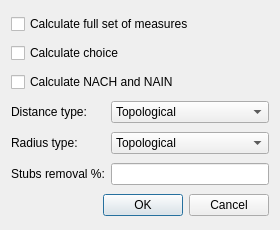
<?xml version="1.0" encoding="UTF-8"?>
<!--
SPDX-FileCopyrightText: 2015 Jorge Gil <jorge.gil@ucl.ac.uk>
SPDX-FileCopyrightText: 2015 UCL
SPDX-FileCopyrightText: 2020 Petros Koutsolampros <p.koutsolampros@spacesyntax.com>
SPDX-FileCopyrightText: 2020 Space Syntax Ltd.

SPDX-License-Identifier: GPL-2.0-or-later
-->
<ui version="4.0">
 <class>DepthmapAdvancedDialog</class>
 <widget class="QDialog" name="DepthmapAdvancedDialog">
  <property name="windowModality">
   <enum>Qt::ApplicationModal</enum>
  </property>
  <property name="geometry">
   <rect>
    <x>0</x>
    <y>0</y>
    <width>280</width>
    <height>230</height>
   </rect>
  </property>
  <property name="minimumSize">
   <size>
    <width>280</width>
    <height>230</height>
   </size>
  </property>
  <property name="windowTitle">
   <string>Advanced Settings</string>
  </property>
  <layout class="QGridLayout" name="gridLayout" columnstretch="0,1" columnminimumwidth="0,1">
   <item row="1" column="0" colspan="2">
    <widget class="QCheckBox" name="axialCalculateChoiceCheck">
     <property name="text">
      <string>Calculate choice</string>
     </property>
    </widget>
   </item>
   <item row="3" column="1">
    <widget class="QComboBox" name="axialDistanceCombo">
     <item>
      <property name="text">
       <string>Topological</string>
      </property>
     </item>
     <item>
      <property name="text">
       <string>Angular</string>
      </property>
     </item>
     <item>
      <property name="text">
       <string>Metric</string>
      </property>
     </item>
    </widget>
   </item>
   <item row="0" column="0" colspan="2">
    <widget class="QCheckBox" name="axialCalculateFullCheck">
     <property name="text">
      <string>Calculate full set of measures</string>
     </property>
    </widget>
   </item>
   <item row="6" column="0" colspan="2">
    <widget class="QDialogButtonBox" name="closeButtonBox">
     <property name="orientation">
      <enum>Qt::Horizontal</enum>
     </property>
     <property name="standardButtons">
      <set>QDialogButtonBox::Cancel|QDialogButtonBox::Ok</set>
     </property>
    </widget>
   </item>
   <item row="2" column="0" colspan="2">
    <widget class="QCheckBox" name="axialCalculateNormCheck">
     <property name="text">
      <string>Calculate NACH and NAIN</string>
     </property>
    </widget>
   </item>
   <item row="3" column="0">
    <widget class="QLabel" name="axialDistanceLabel">
     <property name="text">
      <string>Distance type:</string>
     </property>
    </widget>
   </item>
   <item row="4" column="1">
    <widget class="QComboBox" name="axialRadiusCombo">
     <item>
      <property name="text">
       <string>Topological</string>
      </property>
     </item>
     <item>
      <property name="text">
       <string>Angular</string>
      </property>
     </item>
     <item>
      <property name="text">
       <string>Metric</string>
      </property>
     </item>
    </widget>
   </item>
   <item row="4" column="0">
    <widget class="QLabel" name="axialRadiusLabel">
     <property name="text">
      <string>Radius type:</string>
     </property>
    </widget>
   </item>
   <item row="5" column="0">
    <widget class="QLabel" name="axialStubsLabel">
     <property name="text">
      <string>Stubs removal %:</string>
     </property>
    </widget>
   </item>
   <item row="5" column="1">
    <widget class="QLineEdit" name="axialStubsEdit">
     <property name="placeholderText">
      <string/>
     </property>
    </widget>
   </item>
  </layout>
 </widget>
 <connections>
  <connection>
   <sender>closeButtonBox</sender>
   <signal>accepted()</signal>
   <receiver>DepthmapAdvancedDialog</receiver>
   <slot>accept()</slot>
   <hints>
    <hint type="sourcelabel">
     <x>248</x>
     <y>254</y>
    </hint>
    <hint type="destinationlabel">
     <x>157</x>
     <y>274</y>
    </hint>
   </hints>
  </connection>
  <connection>
   <sender>closeButtonBox</sender>
   <signal>rejected()</signal>
   <receiver>DepthmapAdvancedDialog</receiver>
   <slot>reject()</slot>
   <hints>
    <hint type="sourcelabel">
     <x>263</x>
     <y>275</y>
    </hint>
    <hint type="destinationlabel">
     <x>269</x>
     <y>274</y>
    </hint>
   </hints>
  </connection>
 </connections>
</ui>
